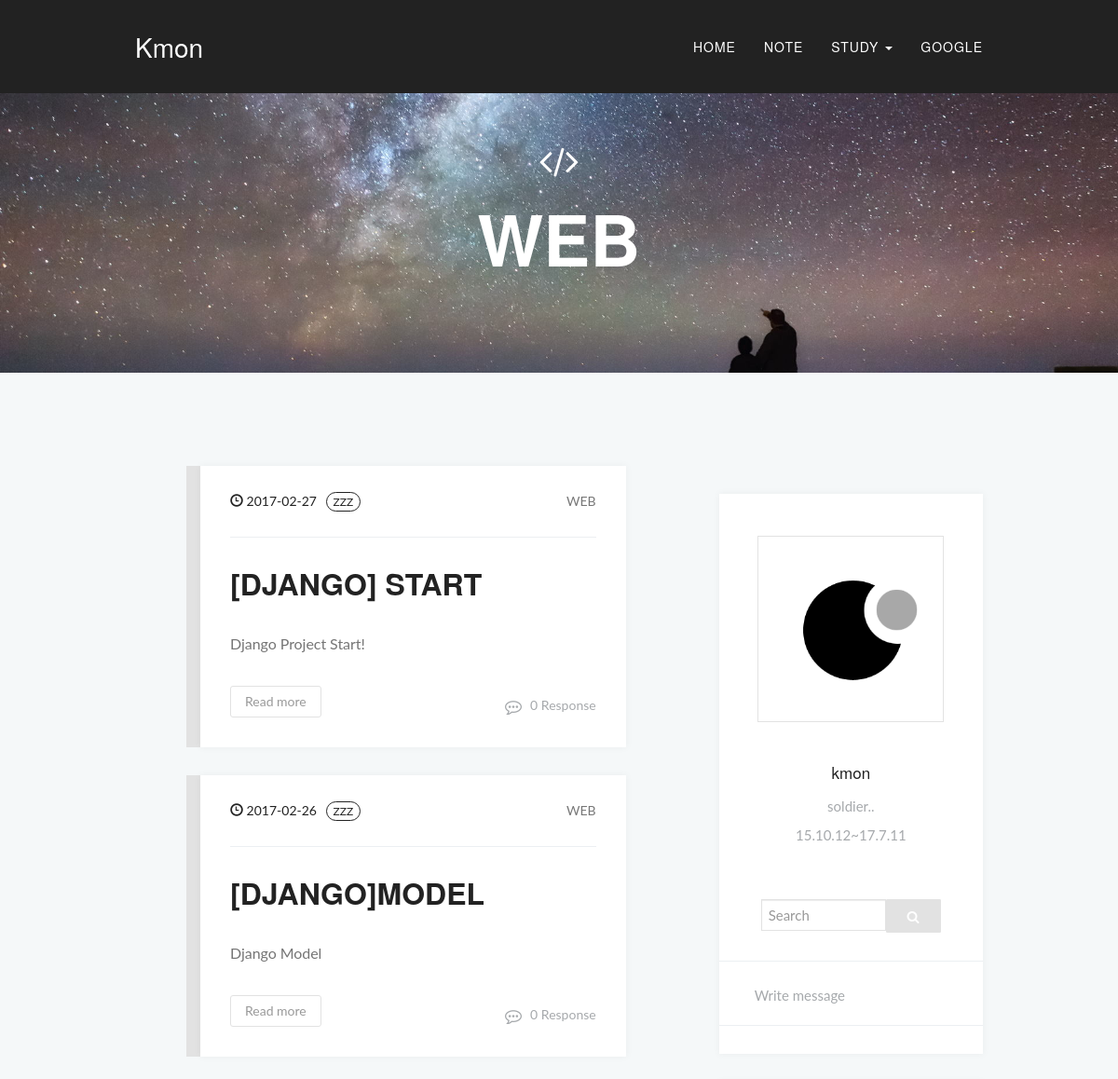
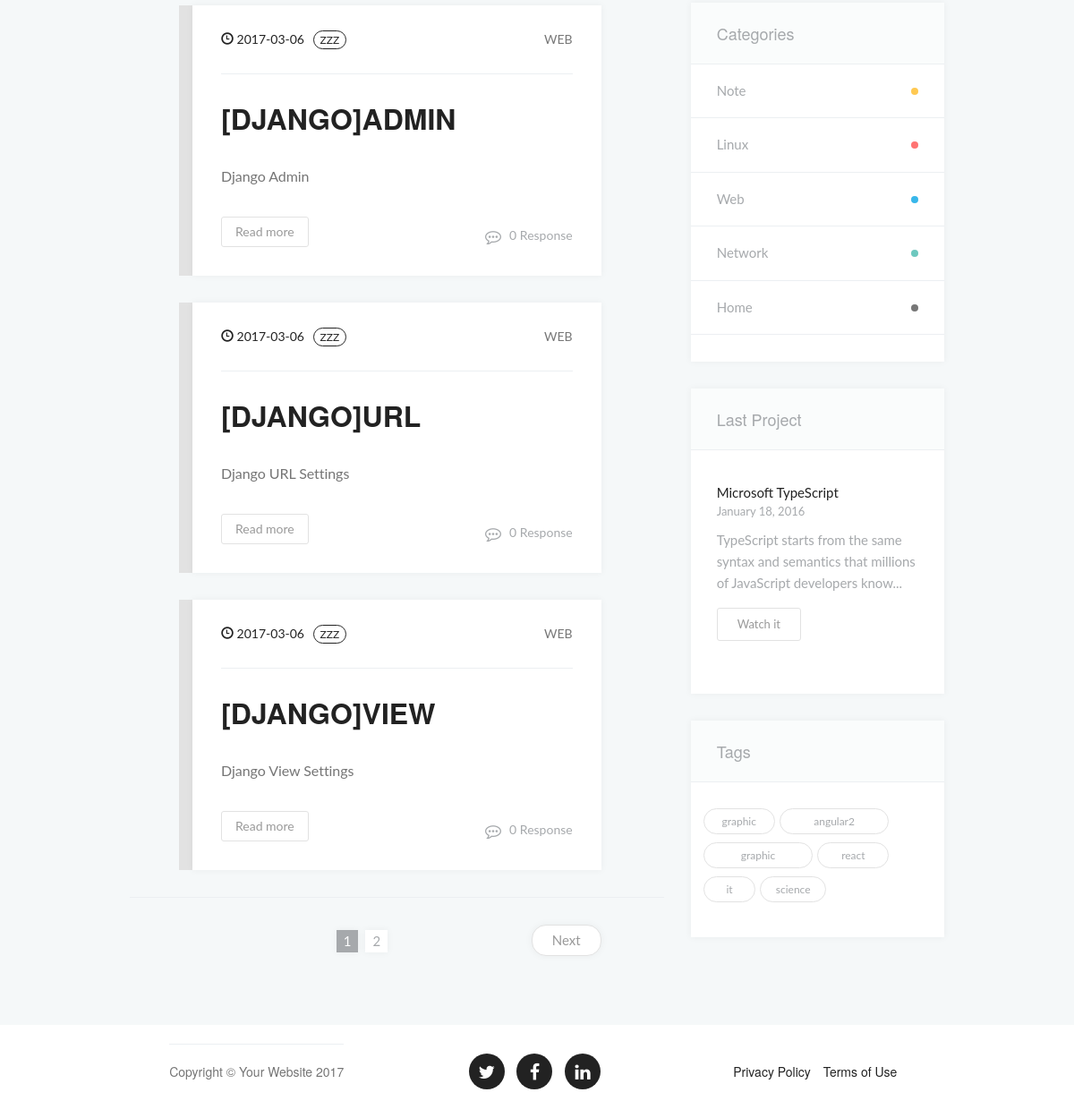
The page /blog/web/ on the database its author committed (2 pictures, top to bottom).
### blog/models.py (models this page shows, shortened)
class Category(models.Model):
	Title = models.CharField(max_length=40, null=False)
	Image_File = models.ImageField(upload_to='/category/', null=True)
	def __str__(self):
		return self.Title

class Entry(models.Model):
	eid = models.PositiveIntegerField(default=1, null=False)
	User = models.ForeignKey(settings.AUTH_USER_MODEL)
	Title = models.CharField(max_length=80, null=False)
	Content = models.TextField(max_length=2000, null=False)
	Summary = models.TextField(max_length=500, null=False)
	Created = models.DateTimeField(default=timezone.now)
	Category = models.ForeignKey(Category)
	Tags = models.ManyToManyField(TagModel, null=True)
	Comments = models.PositiveIntegerField(default=0, null=True)

### blog/views.py (the view)
# urls.py: 2. Add a URL to urlpatterns:  url(r'^blog/', include('blog.urls'))
def blog(request, category_title, page=1):
	category = get_object_or_404(Category, Title=category_title)
	ent = Entry.objects.filter(Category__Title=category_title).order_by('eid')
	paginator = Paginator(ent, 5)
	try:
		entries = paginator.page(page)
	except PageNotAnInteger:
		entries = paginator.page(1)
	except EmptyPage:
		entries = paginator.page(paginator.num_pages)
	context = ({
		'category' : category,
		'entries' : entries,
		})
	return render(request, 'blog.html', context)

### kmon/templates/blog.html (shortened to what this page needs)
    {% extends 'layout.html' %}
    {% block layout %}
    {% load staticfiles %}
        <link href="{% static 'BlogHome/css/main.css' %}" rel="stylesheet">
    {% endblock layout %}
    {% block content %}
    <header>
        <div class="container">
            <div class="intro-text">
                <div class="intro-lead-in">
                <i class="fa fa-code"></i>
                </div>
                <div class="intro-heading">
                    {% if category %}
                    {{category}}
                    {% else %}
                    search
                    {% endif %}
                </div>
            </div>
        </div>
    </header>
    <div class="container">
    <div class="row">
    <div class="col-lg-8 col-md-8 col-xs-12">
    <section class="articles">
    {% if entries or category %}
        {% for entry in entries %}
        <article class="yellow-article">
            <div class="articles-header">
                <time datetime="2016-10-11"><span class="glyphicon glyphicon-time"></span>
                {{entry.Created|date:"Y-m-d"}}</time>
                <span class="articles-header-tag-yellow">zzz</span>
                <span class="articles-header-category"><a href="/blog/{{entry.Category.Title}}/" class="yellow" title="">{{entry.Category.Title|upper}}</a></span>
            </div>
            <div class="articles-content">
                <h1><a href="/blog/{{entry.Category.Title}}/read/{{entry.eid}}" title="">{{entry.Title|upper }}</a></h1>
                <p>
                    {{entry.Content}}
                </p>
            </div>
            <div class="articles-footer">
                <ul class="articles-footer-info">
                    <li>
                    <a href="/blog/{{entry.Category.Title}}/read/{{entry.eid}}" class="light-link" title=""><i class="fa fa-commenting-o"></i> {{entry.Comments}} Response</a>
                    </li>
                </ul>
                <a title="" class="btn" href="/blog/{{entry.Category.Title}}/read/{{entry.eid}}">Read more</a>
            </div>
        </article>
        {% endfor %}
    {% endif %}
        <nav aria-label="...">
            {% if entries.has_other_pages %}
            <ul class="pagination">
            {% for i in entries.paginator.page_range %}
                {% if entries.number == i %}
                <li class="page-item active">
                <a class="page-link">
                {{i}}</a>
                </li>
                {% else %}
                <li class="page-item">
                <a class="page-link" href="/blog/{{category.Title}}/{{i}}">{{i}}</a>
                </li>
                {% endif%}
            {% endfor %}
            </ul>
            {% if entries.has_next %}
            <a title="" href="/blog/{{category.Title}}/{{entries.next_page_number}}" class="btn-small-white pagination-next">Next</a>
            {% endif %}
            {% endif %}
        </nav>
    </section>
    </div>
    {% block sidebar %}
        {% include 'sidebar.html' %}
    {% endblock sidebar %}
    </div>
{% endblock content %}

### kmon/templates/layout.html (shortened to what this page needs)
{% load staticfiles %}
<!DOCTYPE html>
<html lang="en">
<head>
    <link href="{% static 'BlogHome/vendor/bootstrap/css/bootstrap.min.css' %}" rel="stylesheet">
    <link href="{% static 'BlogHome/vendor/font-awesome/css/font-awesome.min.css' %}" rel="stylesheet" type="text/css">
    <link href="{% static 'BlogHome/css/agency.min.css' %}" rel="stylesheet">
    {% block layout %}
    {% endblock layout%}
</head>
<body class="index">
    <nav id="mainNav" class="navbar navbar-default navbar-custom navbar-fixed-top">
        <div class="container">
            <div class="navbar-header page-scroll">
                <a class="navbar-brand page-scroll" href="/">Kmon</a>
            </div>
            <div class="collapse navbar-collapse" id="bs-example-navbar-collapse-1">
                <ul class="nav navbar-nav navbar-right">
                    <li>
                        <a class="page-scroll" href="/blog/">Home</a>
                    </li>
                    <li>
                        <a class="page-scroll" href="/blog/note/">Note</a>
                    </li>
                    <li class="dropdown">
                        <a class="dropdown-toggle" data-toggle="dropdown" role="button" href="#">Study
                        <span class="caret"></span>
                        </a>
                        <li><a href="https://google.com">Google</a></li>
                    </li>
                </ul>
            </div>
        </div>
    </nav>
    {% block content %}
    {% endblock content %}
    <footer>
        <div class="container">
            <div class="row">
                <div class="col-md-4">
                    <span class="copyright">Copyright &copy; Your Website 2017</span>
                </div>
                <div class="col-md-4">
                    <ul class="list-inline social-buttons">
                        <li><a href="#"><i class="fa fa-twitter"></i></a>
                        </li>
                        <li><a href="#"><i class="fa fa-facebook"></i></a>
                        </li>
                        <li><a href="#"><i class="fa fa-linkedin"></i></a>
                        </li>
                    </ul>
                </div>
                <div class="col-md-4">
                    <ul class="list-inline quicklinks">
                        <li><a href="#">Privacy Policy</a>
                        </li>
                        <li><a href="#">Terms of Use</a>
                        </li>
                    </ul>
                </div>
            </div>
        </div>
    </footer>
</body>
</html>

### kmon/templates/sidebar.html (shortened to what this page needs)
<div class="aside-blocks col-lg-4 col-md-4 col-xs-12">
    <section class="sidebar">
        <aside class="author">
            <img src="/resource/BlogHome/img/kmon.png" alt="" data-rjs="2">
            <h2>kmon</h2>
            <span class="author-info">soldier..</span>
            <span class="author-info" style="margin: 10px 0 27px;">15.10.12~17.7.11
            </span>
            <ul class="author-nav">
                <li>
                <div class="input-group">
                    <span class="col-xs-8 search-text">
                    <input class="form-control" type="text" name="x" placeholder="Search">
                    </span>
                    <span class="col-xs-4">
                        <div class="search btn-primary">
                        <i class="fa fa-search"></i>
                        </div>
                    </span>
                </div>
                </li>
                <li><a href="#" title=""> Write message</a></li>
            </ul>
        </aside>
        <aside class="categories">
            <h2 class="aside-title">Categories</h2>
            <ul>
                <li class="nav-elipse-yellow"><a href="/blog/note" title="Blog CSS articles">Note</a></li>
                <li class="nav-elipse-red"><a href="/blog/linux" title="Blog HTML articles">Linux</a></li>
                <li class="nav-elipse-blue"><a href="/blog/web" title="Blog Javascript articles">Web</a></li>
                <li class="nav-elipse-green"><a href="/blog/network" title="Blog raphic articles">Network</a></li>
                <li class="nav-elipse-gray"><a href="/blog/" title="Blog other articles">Home</a></li>
            </ul>
        </aside>
        <aside class="last-project">
            <h2 class="aside-title">Last Project</h2>
            <div class="last-project-one">
                <h3 class="h4"><a href="#">Microsoft TypeScript</a></h3>
                <time datetime="2016-12-31T23:59:59Z">January 18, 2016</time>
                <p class="font-primary">TypeScript starts from the same syntax and semantics that millions of
                    JavaScript developers know... </p>
                <a href="" title="Watch it" class="btn btn-small">Watch it</a>
            </div>
        </aside>
        <aside class="tags">
            <h2 class="aside-title">Tags</h2>
            <div class="row">
            <div class="tags-content">
            <span class="tag tag-pill tag-default col-xs-4">
            <a href="#">graphic</a></span>
                <span class="tag tag-pill tag-default col-xs-6"><a href="#">angular2</a></span>
                <span class="tag tag-pill tag-default col-xs-6"><a href="#">graphic</a></span>
                <span class="tag tag-pill tag-default col-xs-4"><a href="#">react</a></span>
                <span class="tag tag-pill tag-default col-xs-3"><a href="#">it</a></span>
            </div>
                <span class="tag tag-pill tag-default col-xs-3"><a href="#">science</a></span>
            </div>
        </aside>
    </section>
    </div>
</div>

### rows shown on the page
Category: Title "WEB"
Entry: Created "2017-02-27", Category.Title "WEB", Title "[DJANGO] START", Content "Django Project Start!", Comments "0"
Entry: Created "2017-02-26", Category.Title "WEB", Title "[DJANGO]MODEL", Content "Django Model", Comments "0"
Entry: Created "2017-03-06", Category.Title "WEB", Title "[DJANGO]ADMIN", Content "Django Admin", Comments "0"
Entry: Created "2017-03-06", Category.Title "WEB", Title "[DJANGO]URL", Content "Django URL Settings", Comments "0"
Entry: Created "2017-03-06", Category.Title "WEB", Title "[DJANGO]VIEW", Content "Django View Settings", Comments "0"

### other values the page prints
{{ i }} "1"
{{ i }} "2"
